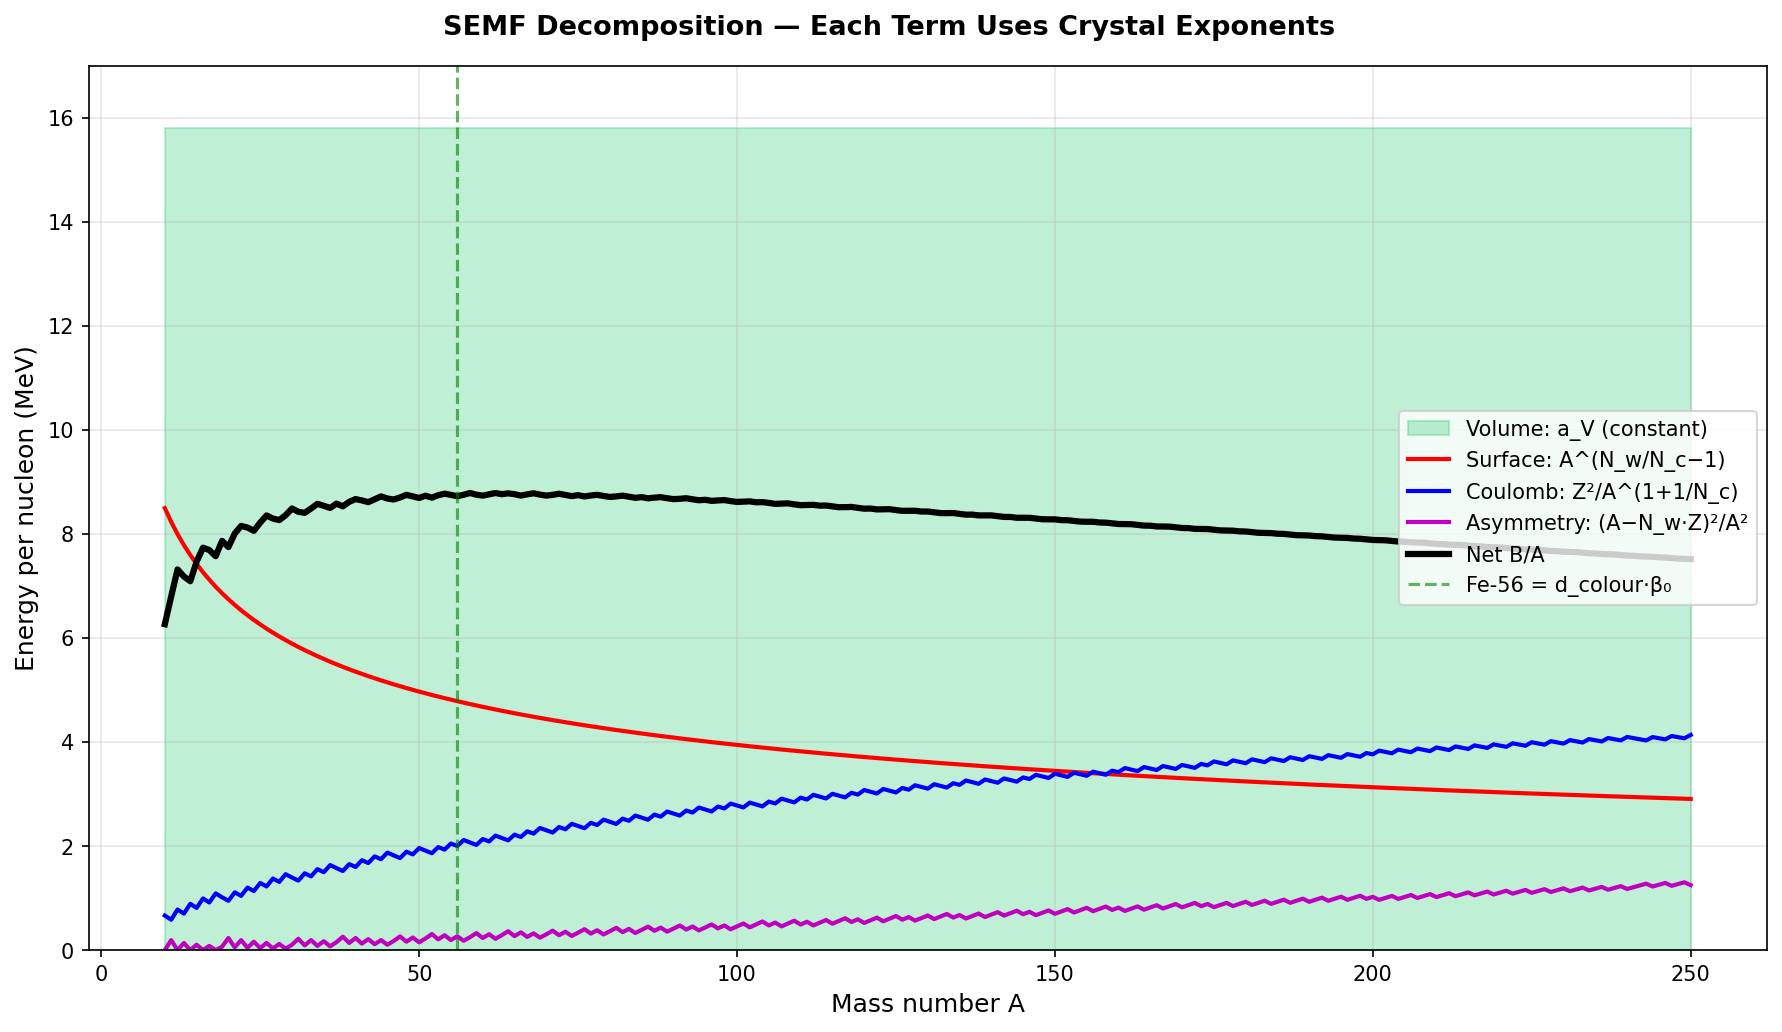

Reproduce this figure in Python.
#!/usr/bin/env python3
"""Crystal Nuclear — SEMF Term Decomposition"""
import crystal_toe as ct
import matplotlib.pyplot as plt
import numpy as np

toe = ct.Toe(); nuc = toe.nuclear()
nw, nc = float(nuc.n_w()), float(nuc.n_c())

fig, ax = plt.subplots(figsize=(12, 7))
fig.suptitle("SEMF Decomposition — Each Term Uses Crystal Exponents",
             fontsize=13, fontweight='bold')

a_range = np.arange(10, 251)
# Compute each SEMF term along the valley of stability
vol, surf, coul, asym, pair_arr = [], [], [], [], []
for a in a_range:
    af = float(a)
    z = float(nuc.optimal_z(int(a)))
    vol.append(15.8 * af / af)  # per nucleon
    surf.append(18.3 * af**(nw/nc) / af)
    coul.append(0.714 * z*(z-1) / af**(1/nc) / af)
    asym.append(23.2 * (af - nw*z)**2 / af / af)
    dp = 12.0 if a % 2 == 0 else 0.0
    pair_arr.append(dp / af**(1/nw) / af)

ax.fill_between(a_range, 0, vol, alpha=0.3, color='#2ecc71', label=f'Volume: a_V (constant)')
ax.plot(a_range, surf, 'r-', linewidth=2, label=f'Surface: A^(N_w/N_c−1)')
ax.plot(a_range, coul, 'b-', linewidth=2, label=f'Coulomb: Z²/A^(1+1/N_c)')
ax.plot(a_range, asym, 'm-', linewidth=2, label=f'Asymmetry: (A−N_w·Z)²/A²')

# Net B/A
ba = [nuc.binding_per_nucleon(int(a), nuc.optimal_z(int(a))) for a in a_range]
ax.plot(a_range, ba, 'k-', linewidth=3, label='Net B/A')

ax.axvline(x=56, color='green', linewidth=1.5, linestyle='--', alpha=0.6, label='Fe-56 = d_colour·β₀')
ax.set_xlabel('Mass number A', fontsize=12)
ax.set_ylabel('Energy per nucleon (MeV)', fontsize=12)
ax.legend(fontsize=10, loc='right')
ax.set_ylim(0, 17)
ax.grid(True, alpha=0.3)

plt.tight_layout()
plt.savefig('nuclear_semf.png', dpi=150, bbox_inches='tight'); plt.show()
